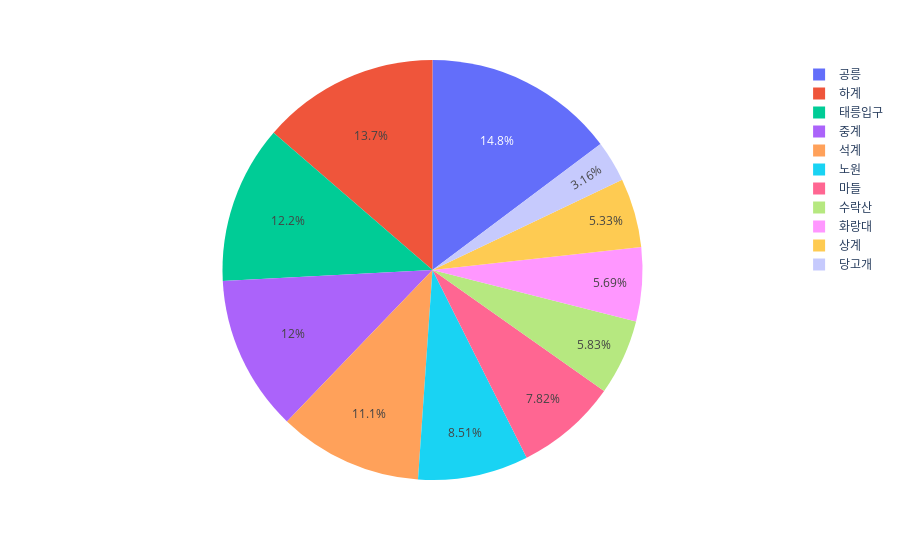
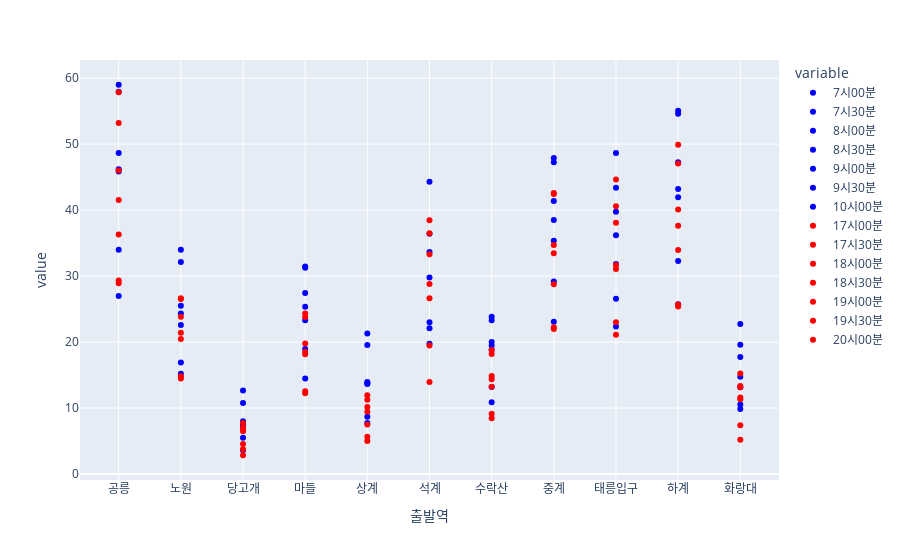

The cell these charts' notebook holds for them, in order:
### Code cell
#노원구에 대한 가장 큰 비중
gu_df = etc_df.copy()
gu_df.query("자치구 == '노원구'",inplace=True)
fig = px.pie(gu_df,names=gu_df.index,values='8시00분')
print(gu_df)
fig.show()
#노원구에 있는 지하철역별 혼잡도
gu_df = gu_df.drop(['자치구'],axis=1)
fig = px.scatter(gu_df,color_discrete_map=color_discrete_map)
fig.show()

### Figure 1 — Plotly figure (JSON) as saved in the notebook; plotly's stock layout.template omitted (floating-point values rounded to 4 significant figures)
{"data": [{"domain": {"x": [0, 1], "y": [0, 1]}, "hovertemplate": "출발역=%{label}<br>8시00분=%{value}<extra></extra>", "labels": ["공릉", "노원", "당고개", "마들", "상계", "석계", "수락산", "중계", "태릉입구", "하계", "화랑대"], "legendgroup": "", "name": "", "showlegend": true, "type": "pie", "values": [59, 34, 12.65, 31.25, 21.3, 44.3, 23.3, 47.9, 48.65, 54.6, 22.75]}], "layout": {"legend": {"tracegroupgap": 0}, "margin": {"t": 60}}}

### Figure 2 — Plotly figure (JSON) as saved in the notebook; plotly's stock layout.template omitted (floating-point values rounded to 4 significant figures)
{"data": [{"hovertemplate": "variable=7시00분<br>출발역=%{x}<br>value=%{y}<extra></extra>", "legendgroup": "7시00분", "marker": {"color": "blue", "symbol": "circle"}, "mode": "markers", "name": "7시00분", "orientation": "v", "showlegend": true, "type": "scatter", "x": ["공릉", "노원", "당고개", "마들", "상계", "석계", "수락산", "중계", "태릉입구", "하계", "화랑대"], "xaxis": "x", "y": [45.85, 22.57, 7.25, 23.3, 13.65, 22.1, 18.85, 35.35, 31.85, 41.95, 13.15], "yaxis": "y"}, {"hovertemplate": "variable=7시30분<br>출발역=%{x}<br>value=%{y}<extra></extra>", "legendgroup": "7시30분", "marker": {"color": "blue", "symbol": "circle"}, "mode": "markers", "name": "7시30분", "orientation": "v", "showlegend": true, "type": "scatter", "x": ["공릉", "노원", "당고개", "마들", "상계", "석계", "수락산", "중계", "태릉입구", "하계", "화랑대"], "xaxis": "x", "y": [57.95, 32.15, 10.75, 31.45, 19.55, 33.65, 23.85, 47.25, 43.38, 55.05, 19.6], "yaxis": "y"}, {"hovertemplate": "variable=8시00분<br>출발역=%{x}<br>value=%{y}<extra></extra>", "legendgroup": "8시00분", "marker": {"color": "blue", "symbol": "circle"}, "mode": "markers", "name": "8시00분", "orientation": "v", "showlegend": true, "type": "scatter", "x": ["공릉", "노원", "당고개", "마들", "상계", "석계", "수락산", "중계", "태릉입구", "하계", "화랑대"], "xaxis": "x", "y": [59, 34, 12.65, 31.25, 21.3, 44.3, 23.3, 47.9, 48.65, 54.6, 22.75], "yaxis": "y"}, {"hovertemplate": "variable=8시30분<br>출발역=%{x}<br>value=%{y}<extra></extra>", "legendgroup": "8시30분", "marker": {"color": "blue", "symbol": "circle"}, "mode": "markers", "name": "8시30분", "orientation": "v", "showlegend": true, "type": "scatter", "x": ["공릉", "노원", "당고개", "마들", "상계", "석계", "수락산", "중계", "태릉입구", "하계", "화랑대"], "xaxis": "x", "y": [48.65, 25.53, 7.55, 27.45, 13.75, 36.4, 20, 41.4, 39.75, 47.25, 17.75], "yaxis": "y"}, {"hovertemplate": "variable=9시00분<br>출발역=%{x}<br>value=%{y}<extra></extra>", "legendgroup": "9시00분", "marker": {"color": "blue", "symbol": "circle"}, "mode": "markers", "name": "9시00분", "orientation": "v", "showlegend": true, "type": "scatter", "x": ["공릉", "노원", "당고개", "마들", "상계", "석계", "수락산", "중계", "태릉입구", "하계", "화랑대"], "xaxis": "x", "y": [46.2, 24.35, 8, 25.35, 13.95, 29.8, 19.5, 38.5, 36.17, 43.2, 14.75], "yaxis": "y"}, {"hovertemplate": "variable=9시30분<br>출발역=%{x}<br>value=%{y}<extra></extra>", "legendgroup": "9시30분", "marker": {"color": "blue", "symbol": "circle"}, "mode": "markers", "name": "9시30분", "orientation": "v", "showlegend": true, "type": "scatter", "x": ["공릉", "노원", "당고개", "마들", "상계", "석계", "수락산", "중계", "태릉입구", "하계", "화랑대"], "xaxis": "x", "y": [34, 16.9, 5.5, 18.95, 7.75, 23, 13.2, 29.2, 26.58, 32.3, 10.55], "yaxis": "y"}, {"hovertemplate": "variable=10시00분<br>출발역=%{x}<br>value=%{y}<extra></extra>", "legendgroup": "10시00분", "marker": {"color": "blue", "symbol": "circle"}, "mode": "markers", "name": "10시00분", "orientation": "v", "showlegend": true, "type": "scatter", "x": ["공릉", "노원", "당고개", "마들", "상계", "석계", "수락산", "중계", "태릉입구", "하계", "화랑대"], "xaxis": "x", "y": [27, 15.2, 3.6, 14.5, 8.7, 19.75, 10.9, 23.1, 22.38, 25.75, 9.85], "yaxis": "y"}, {"hovertemplate": "variable=17시00분<br>출발역=%{x}<br>value=%{y}<extra></extra>", "legendgroup": "17시00분", "marker": {"color": "red", "symbol": "circle"}, "mode": "markers", "name": "17시00분", "orientation": "v", "showlegend": true, "type": "scatter", "x": ["공릉", "노원", "당고개", "마들", "상계", "석계", "수락산", "중계", "태릉입구", "하계", "화랑대"], "xaxis": "x", "y": [41.55, 21.4, 6.5, 18.55, 9.45, 26.65, 14.35, 33.45, 31.67, 37.65, 11.35], "yaxis": "y"}, {"hovertemplate": "variable=17시30분<br>출발역=%{x}<br>value=%{y}<extra></extra>", "legendgroup": "17시30분", "marker": {"color": "red", "symbol": "circle"}, "mode": "markers", "name": "17시30분", "orientation": "v", "showlegend": true, "type": "scatter", "x": ["공릉", "노원", "당고개", "마들", "상계", "석계", "수락산", "중계", "태릉입구", "하계", "화랑대"], "xaxis": "x", "y": [46, 23.83, 6.95, 19.8, 11.25, 33.3, 14.85, 34.7, 38.08, 40.1, 13.15], "yaxis": "y"}, {"hovertemplate": "variable=18시00분<br>출발역=%{x}<br>value=%{y}<extra></extra>", "legendgroup": "18시00분", "marker": {"color": "red", "symbol": "circle"}, "mode": "markers", "name": "18시00분", "orientation": "v", "showlegend": true, "type": "scatter", "x": ["공릉", "노원", "당고개", "마들", "상계", "석계", "수락산", "중계", "태릉입구", "하계", "화랑대"], "xaxis": "x", "y": [53.2, 26.65, 7.75, 23.8, 11.95, 36.5, 18.8, 42.6, 40.6, 47.05, 15.25], "yaxis": "y"}, {"hovertemplate": "variable=18시30분<br>출발역=%{x}<br>value=%{y}<extra></extra>", "legendgroup": "18시30분", "marker": {"color": "red", "symbol": "circle"}, "mode": "markers", "name": "18시30분", "orientation": "v", "showlegend": true, "type": "scatter", "x": ["공릉", "노원", "당고개", "마들", "상계", "석계", "수락산", "중계", "태릉입구", "하계", "화랑대"], "xaxis": "x", "y": [57.85, 26.52, 7, 24.35, 10.15, 38.45, 18.2, 42.45, 44.62, 49.9, 13.35], "yaxis": "y"}, {"hovertemplate": "variable=19시00분<br>출발역=%{x}<br>value=%{y}<extra></extra>", "legendgroup": "19시00분", "marker": {"color": "red", "symbol": "circle"}, "mode": "markers", "name": "19시00분", "orientation": "v", "showlegend": true, "type": "scatter", "x": ["공릉", "노원", "당고개", "마들", "상계", "석계", "수락산", "중계", "태릉입구", "하계", "화랑대"], "xaxis": "x", "y": [36.3, 20.45, 4.55, 18.15, 7.5, 28.8, 13.25, 28.75, 31.08, 33.95, 11.6], "yaxis": "y"}, {"hovertemplate": "variable=19시30분<br>출발역=%{x}<br>value=%{y}<extra></extra>", "legendgroup": "19시30분", "marker": {"color": "red", "symbol": "circle"}, "mode": "markers", "name": "19시30분", "orientation": "v", "showlegend": true, "type": "scatter", "x": ["공릉", "노원", "당고개", "마들", "상계", "석계", "수락산", "중계", "태릉입구", "하계", "화랑대"], "xaxis": "x", "y": [28.9, 14.82, 3.75, 12.25, 5.65, 19.5, 8.45, 22.25, 23, 25.4, 7.4], "yaxis": "y"}, {"hovertemplate": "variable=20시00분<br>출발역=%{x}<br>value=%{y}<extra></extra>", "legendgroup": "20시00분", "marker": {"color": "red", "symbol": "circle"}, "mode": "markers", "name": "20시00분", "orientation": "v", "showlegend": true, "type": "scatter", "x": ["공릉", "노원", "당고개", "마들", "상계", "석계", "수락산", "중계", "태릉입구", "하계", "화랑대"], "xaxis": "x", "y": [29.35, 14.5, 2.85, 12.55, 5, 13.95, 9.15, 22, 21.12, 25.7, 5.2], "yaxis": "y"}], "layout": {"legend": {"title": {"text": "variable"}, "tracegroupgap": 0}, "margin": {"t": 60}, "xaxis": {"anchor": "y", "domain": [0, 1], "title": {"text": "출발역"}}, "yaxis": {"anchor": "x", "domain": [0, 1], "title": {"text": "value"}}}}
